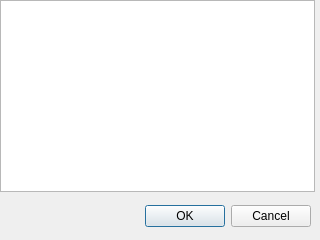
<?xml version="1.0" encoding="UTF-8"?>
<ui version="4.0">
 <class>Dialog</class>
 <widget class="QDialog" name="Dialog">
  <property name="geometry">
   <rect>
    <x>0</x>
    <y>0</y>
    <width>320</width>
    <height>240</height>
   </rect>
  </property>
  <property name="windowTitle">
   <string>Dialog</string>
  </property>
  <widget class="QDialogButtonBox" name="buttonBox">
   <property name="geometry">
    <rect>
     <x>10</x>
     <y>200</y>
     <width>301</width>
     <height>32</height>
    </rect>
   </property>
   <property name="orientation">
    <enum>Qt::Orientation::Horizontal</enum>
   </property>
   <property name="standardButtons">
    <set>QDialogButtonBox::StandardButton::Cancel|QDialogButtonBox::StandardButton::Ok</set>
   </property>
  </widget>
  <widget class="QListView" name="lvAdress">
   <property name="geometry">
    <rect>
     <x>0</x>
     <y>0</y>
     <width>315</width>
     <height>192</height>
    </rect>
   </property>
  </widget>
 </widget>
 <resources/>
 <connections>
  <connection>
   <sender>buttonBox</sender>
   <signal>accepted()</signal>
   <receiver>Dialog</receiver>
   <slot>accept()</slot>
   <hints>
    <hint type="sourcelabel">
     <x>248</x>
     <y>254</y>
    </hint>
    <hint type="destinationlabel">
     <x>157</x>
     <y>274</y>
    </hint>
   </hints>
  </connection>
  <connection>
   <sender>buttonBox</sender>
   <signal>rejected()</signal>
   <receiver>Dialog</receiver>
   <slot>reject()</slot>
   <hints>
    <hint type="sourcelabel">
     <x>316</x>
     <y>260</y>
    </hint>
    <hint type="destinationlabel">
     <x>286</x>
     <y>274</y>
    </hint>
   </hints>
  </connection>
 </connections>
</ui>
